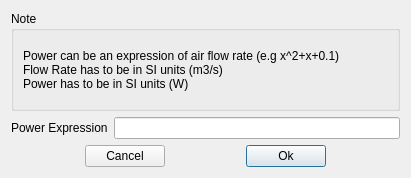
<?xml version="1.0" encoding="UTF-8"?>
<ui version="4.0">
 <class>Form</class>
 <widget class="QWidget" name="Form">
  <property name="geometry">
   <rect>
    <x>0</x>
    <y>0</y>
    <width>411</width>
    <height>178</height>
   </rect>
  </property>
  <property name="windowTitle">
   <string>Fan Power Model Definition</string>
  </property>
  <layout class="QVBoxLayout" name="verticalLayout">
   <item>
    <widget class="QGroupBox" name="groupBox">
     <property name="title">
      <string>Note</string>
     </property>
     <layout class="QVBoxLayout" name="verticalLayout_2">
      <item>
       <widget class="QLabel" name="label">
        <property name="text">
         <string>Power can be an expression of air flow rate (e.g x^2+x+0.1)
Flow Rate has to be in SI units (m3/s)
Power has to be in SI units (W)</string>
        </property>
        <property name="textFormat">
         <enum>Qt::AutoText</enum>
        </property>
       </widget>
      </item>
     </layout>
    </widget>
   </item>
   <item>
    <layout class="QHBoxLayout" name="horizontalLayout_2">
     <item>
      <widget class="QLabel" name="Microchannel_power_exp_label">
       <property name="text">
        <string>Power Expression</string>
       </property>
      </widget>
     </item>
     <item>
      <widget class="QLineEdit" name="Microchannel_power_exp"/>
     </item>
    </layout>
   </item>
   <item>
    <layout class="QHBoxLayout" name="horizontalLayout">
     <item>
      <spacer name="horizontalSpacer_2">
       <property name="orientation">
        <enum>Qt::Horizontal</enum>
       </property>
       <property name="sizeHint" stdset="0">
        <size>
         <width>40</width>
         <height>20</height>
        </size>
       </property>
      </spacer>
     </item>
     <item>
      <widget class="QPushButton" name="Microchannel_cancel_button">
       <property name="text">
        <string>Cancel</string>
       </property>
      </widget>
     </item>
     <item>
      <spacer name="horizontalSpacer">
       <property name="orientation">
        <enum>Qt::Horizontal</enum>
       </property>
       <property name="sizeHint" stdset="0">
        <size>
         <width>40</width>
         <height>20</height>
        </size>
       </property>
      </spacer>
     </item>
     <item>
      <widget class="QPushButton" name="Microchannel_ok_button">
       <property name="text">
        <string>Ok</string>
       </property>
       <property name="default">
        <bool>true</bool>
       </property>
      </widget>
     </item>
     <item>
      <spacer name="horizontalSpacer_3">
       <property name="orientation">
        <enum>Qt::Horizontal</enum>
       </property>
       <property name="sizeHint" stdset="0">
        <size>
         <width>40</width>
         <height>20</height>
        </size>
       </property>
      </spacer>
     </item>
    </layout>
   </item>
  </layout>
 </widget>
 <resources/>
 <connections/>
</ui>
